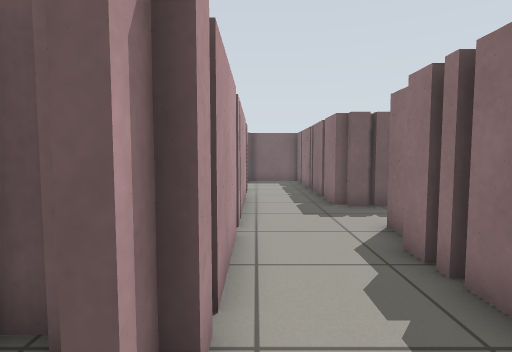
[1] (above)

19 first-person views from a walk through a Gazebo world. The camera is 0.83 m above the floor, tilts 4° down and sees 80° across. The floor is counted in squares, 0.5 m on a side. Each view is taken from the middle of a square. On the plan, view 1 faces up. The plan holds only what a view shows up to about 15 squares ahead; the rest is blank.

[2]
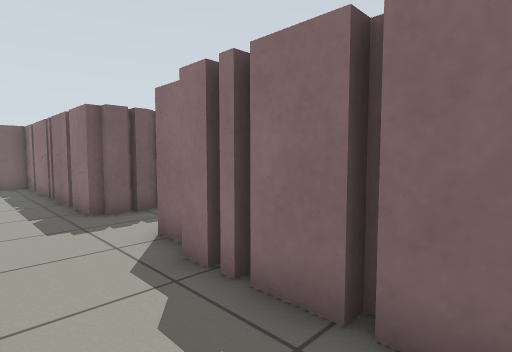

[3]
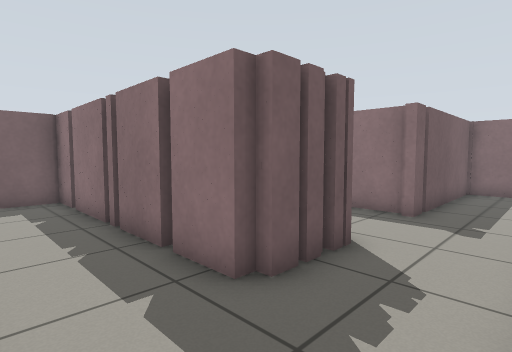

[4]
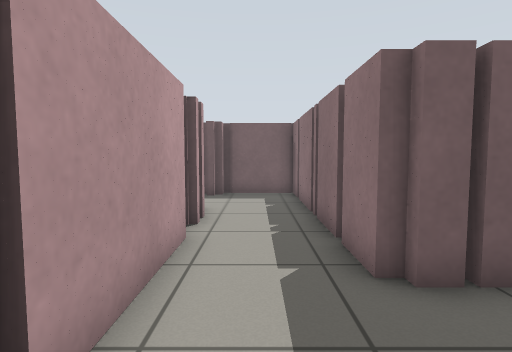

[5]
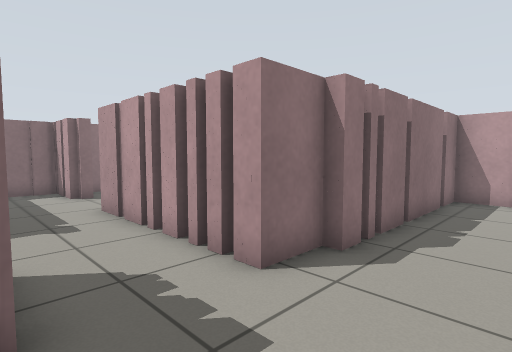

[6]
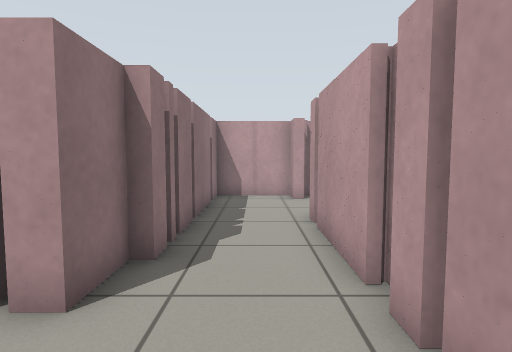

[7]
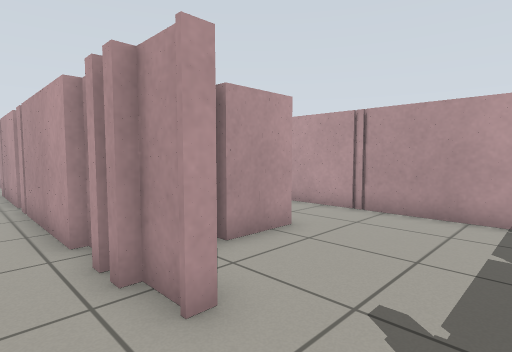

[8]
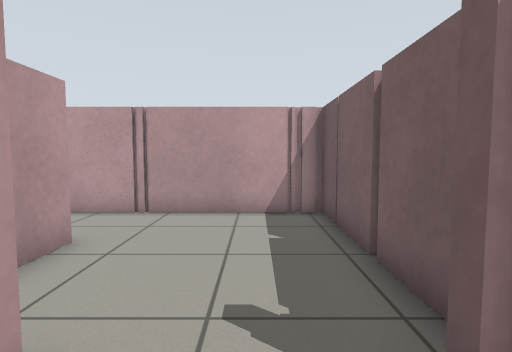

[9]
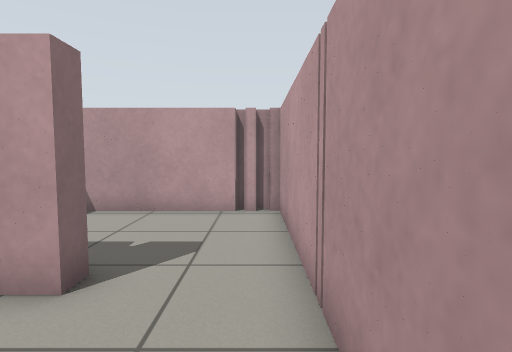

[10]
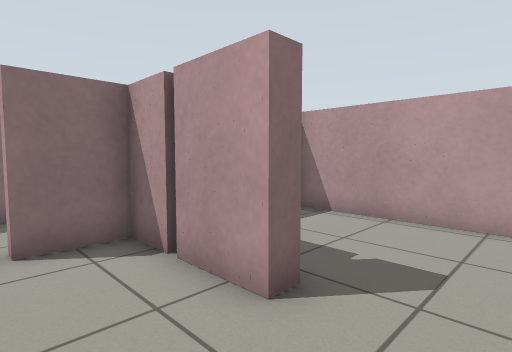

[11]
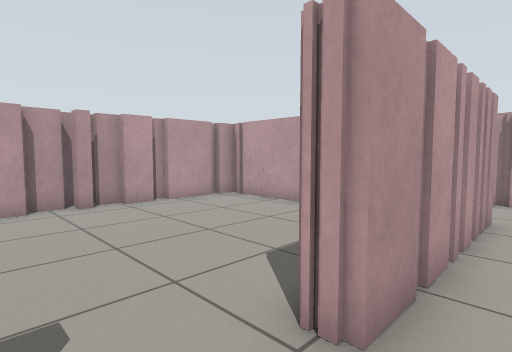

[12]
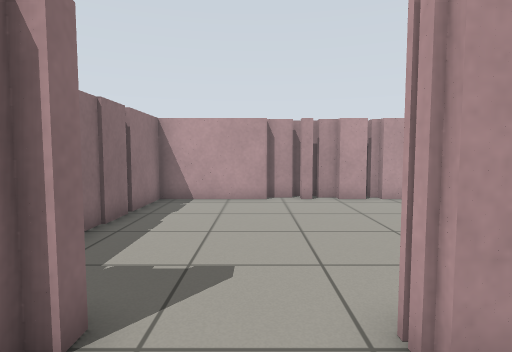

[13]
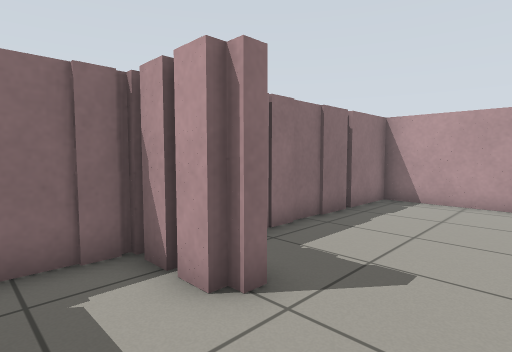

[14]
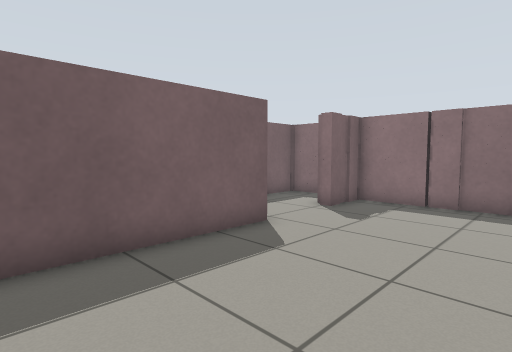

[15]
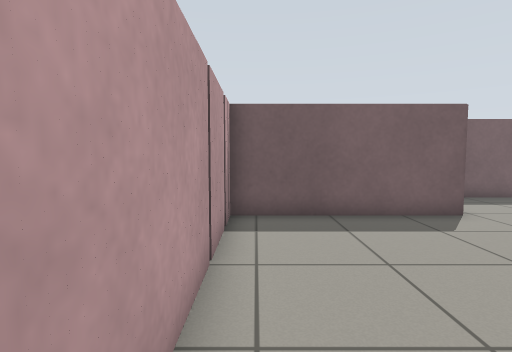

[16]
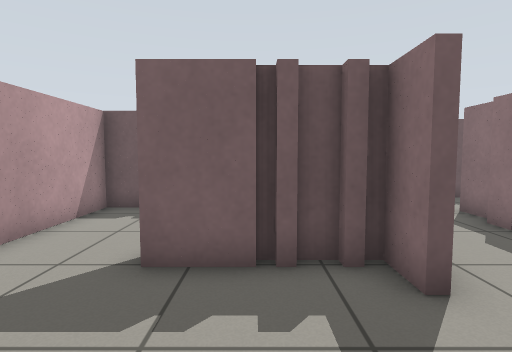

[17]
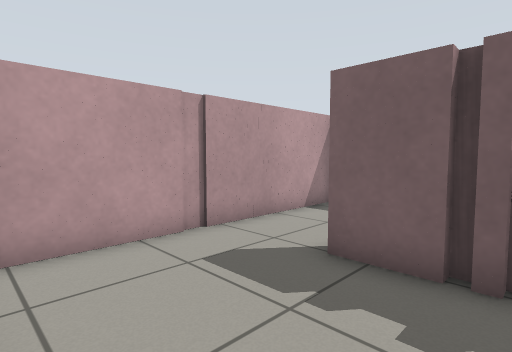

[18]
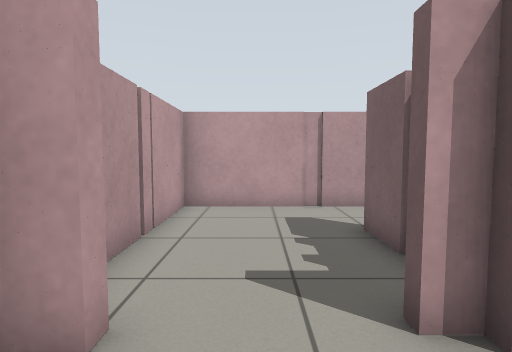

[19]
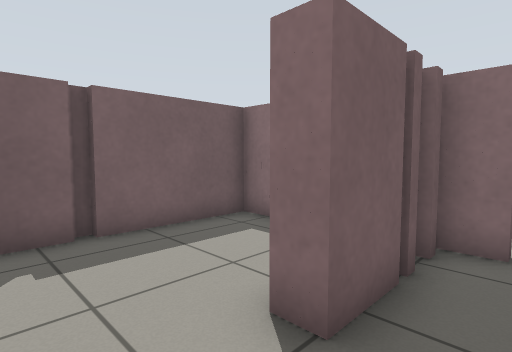

### Floor plan
Key: @ floor where view 1 was taken; # wall or solid block; . floor.
Columns run from 8 left of view 1 to 15 right of it. Each row starts with its distance up from view 1.
 19 ############
 18 #..........#
 17 #..........#
 16 #..........#
 15 #......#...#
 14 #......#...#
 13 #...####...#
 12 #....  #...#     #
 11 #..... #...#   ..#
 10 #......#...###...#######
  9 #......#...............#
  8 ########...............#
  7 #......#...###.###...###
  6 #......#...#######...###
  5 #......#...#...........#
  4 #......#...#...........#
  3 #...####...#...........#
  2 #......#...#...........#
  1 #..........#...........#
  0 #.......@..#...........#
 -1 #..........#...........#
 -2 #......#...#...........#
 -3 ###### #################

Where each view was taken, in squares from view 1:
view 1: 0 up, 0 right, facing up
view 2: 1 up, 0 right, facing up-right
view 3: 7 up, 0 right, facing up-right
view 4: 6 up, 1 right, facing up
view 5: 10 up, 0 right, facing down-right
view 6: 10 up, 1 right, facing down
view 7: 18 up, 1 right, facing down-left
view 8: 17 up, 1 right, facing left
view 9: 17 up, 7 left, facing down
view 10: 16 up, 7 left, facing down-right
view 11: 8 up, 12 right, facing down-left
view 12: 9 up, 11 right, facing down
view 13: 9 up, 10 right, facing down-right
view 14: 1 up, 4 right, facing up-right
view 15: 2 down, 4 right, facing up
view 16: 2 down, 3 left, facing up
view 17: 2 down, 2 left, facing up-left
view 18: 0 up, 2 right, facing left
view 19: 1 up, 7 left, facing up-right
